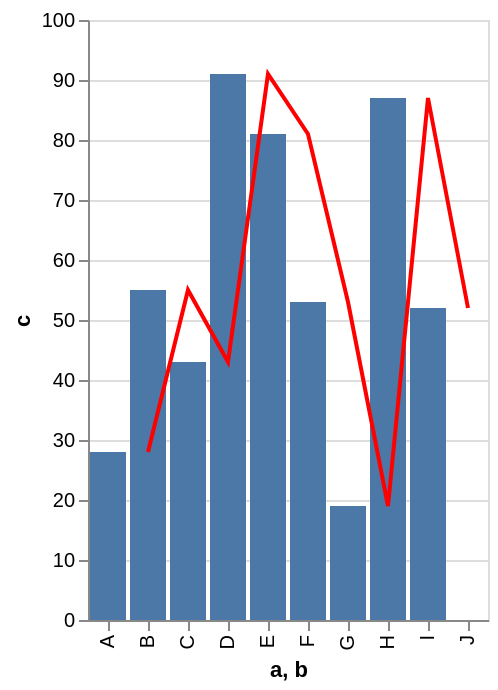

Write the Vega-Lite specification saved for this chart.
### Vega-Lite specification from a JSON file in a GitHub repository (floating-point values rounded to 4 significant figures)
{"$schema": "https://vega.github.io/schema/vega-lite/v4.json", "data": {"values": [{"a": "A", "b": "B", "c": 28}, {"a": "B", "b": "C", "c": 55}, {"a": "C", "b": "D", "c": 43}, {"a": "D", "b": "E", "c": 91}, {"a": "E", "b": "F", "c": 81}, {"a": "F", "b": "G", "c": 53}, {"a": "G", "b": "H", "c": 19}, {"a": "H", "b": "I", "c": 87}, {"a": "I", "b": "J", "c": 52}]}, "layer": [{"mark": "bar", "encoding": {"x": {"field": "a", "type": "ordinal"}, "y": {"field": "c", "type": "quantitative"}}}, {"mark": "line", "encoding": {"x": {"field": "b", "type": "ordinal"}, "y": {"field": "c", "type": "quantitative"}, "color": {"value": "red"}}}], "autosize": {"type": "pad"}}
